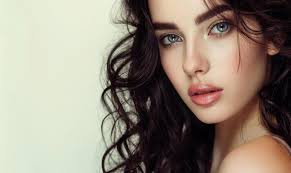
#> input picture media/girl2.jfif, 291 x 173 px
$ jupyter execute CannyEdgeDetection.ipynb
#> lines starting #> are read from the running program, lines starting #| are printed output that depends on the picture; after the words box and inside, x2 and y2 are one past the last pixel; in counts of white or black regions, pixels touching at a corner belong together
[cell 1]
import cv2 as cv
import numpy as np
import math
hi_treshold_max = 255
title_window = "Canny"

ratio = 0.3 # low treshold/ hi treshold
hi_treshold = 255
low_treshold = math.floor(hi_treshold * ratio)

def on_trackbar(val):
    hi_treshold = cv.getTrackbarPos(trackerbar1_name, title_window)
    ratio = cv.getTrackbarPos(trackerbar2_name, title_window) / 100
    low_treshold = hi_treshold * ratio
    edges = cv.Canny(im, low_treshold, hi_treshold)
    cv.imshow(title_window, edges)

im = cv.imread(r'media/girl2.jfif', cv.IMREAD_COLOR)
#> im is the input picture: shape (173, 291, 3); mean B, G, R 123.1, 137, 148.4
if im is None:
    print("Error: Could not load image.")
    exit(0)

cv.namedWindow(title_window)
trackerbar1_name = "High treshold value"
cv.createTrackbar(trackerbar1_name, title_window, hi_treshold, hi_treshold_max, on_trackbar)
trackerbar2_name = "Low treshold %"
cv.createTrackbar(trackerbar2_name, title_window, 1, 100, on_trackbar)
on_trackbar(hi_treshold)
#> in on_trackbar, `edges = cv.Canny(im, low_treshold, hi_treshold)`:
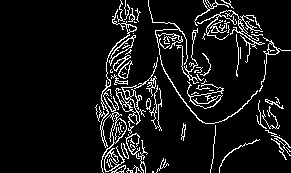
#> edges: shape (173, 291); 8.7% white in thin lines or dots, all inside (x1, y1, x2, y2) = (95, 0, 291, 173)
cv.waitKey(0)
cv.destroyAllWindows()


$ run again, with media/emma.jfif copied over media/girl2.jfif
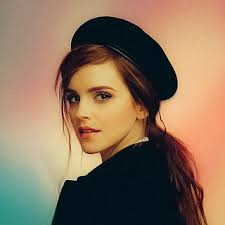
#> input picture media/emma.jfif, 225 x 225 px
#> im is the input picture: shape (225, 225, 3); mean B, G, R 91.6, 114.4, 138.6
#> in on_trackbar, `edges = cv.Canny(im, low_treshold, hi_treshold)`:
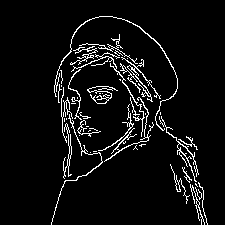
#> edges: shape (225, 225); 5.8% white in thin lines or dots, all inside (x1, y1, x2, y2) = (51, 16, 208, 225)

$ run again, with media/sigiriya.jpg saved as media/girl2.jfif
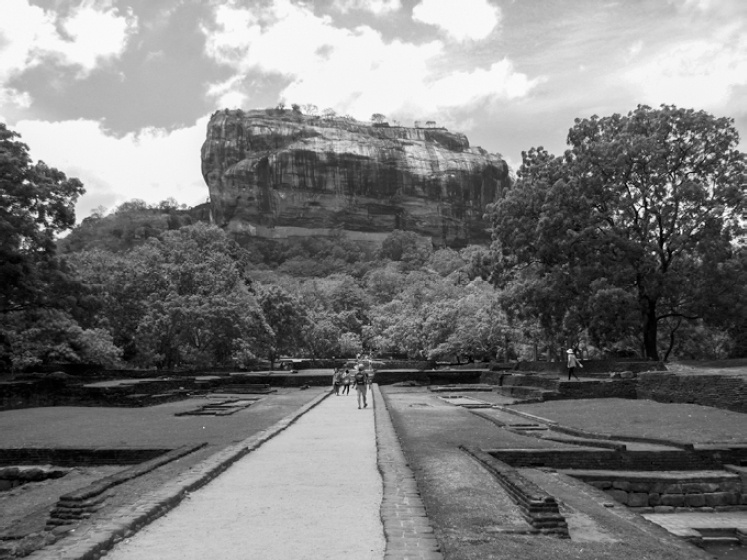
#> input picture media/sigiriya.jpg, 747 x 560 px
#> im is the input picture: shape (560, 747, 3); min 0, max 255, mean 123.1
#> in on_trackbar, `edges = cv.Canny(im, low_treshold, hi_treshold)`:
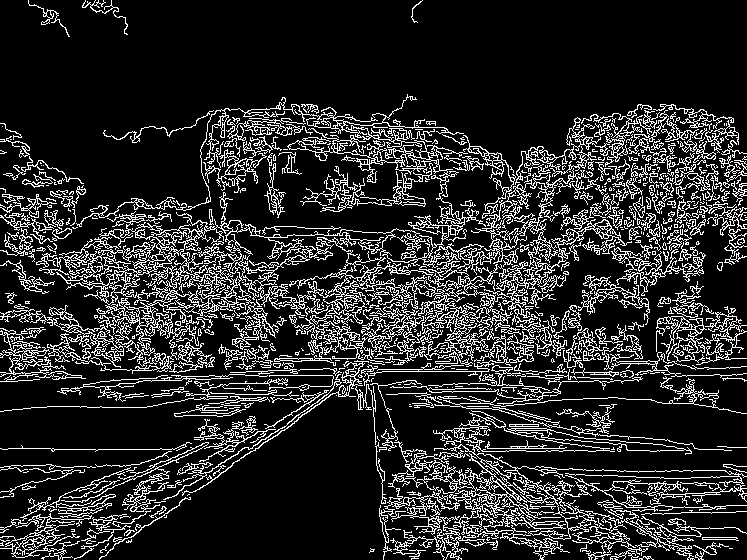
#> edges: shape (560, 747); 16.4% white in thin lines or dots
